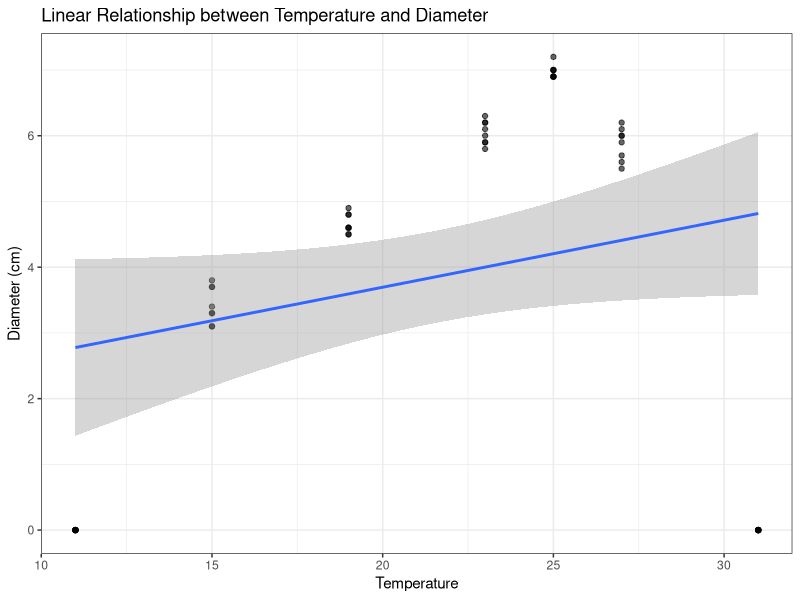
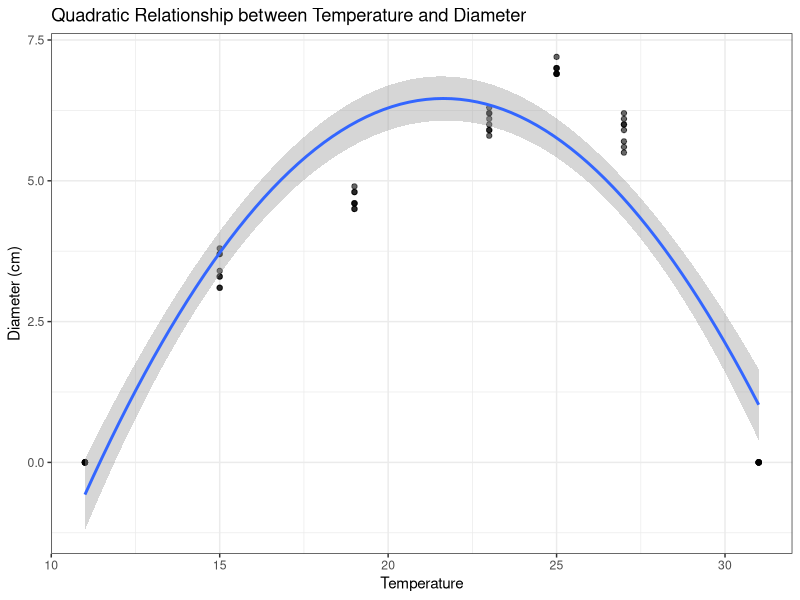
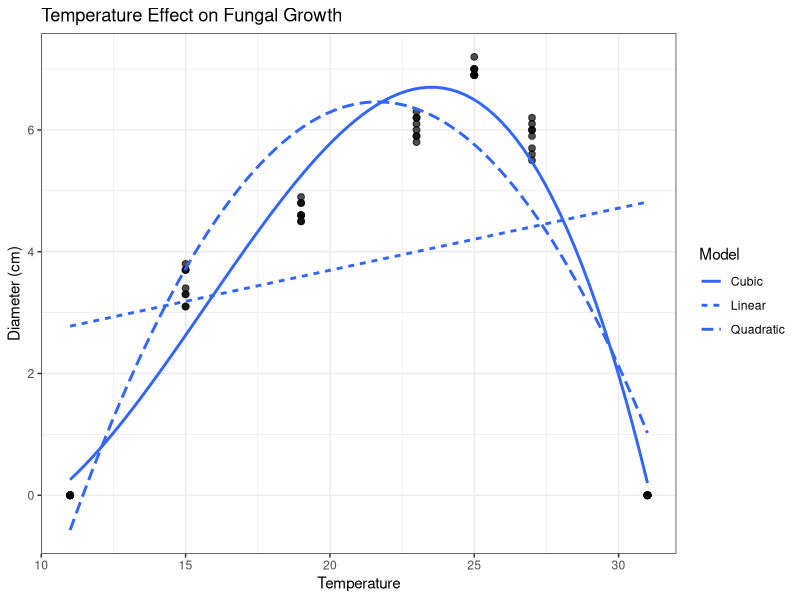
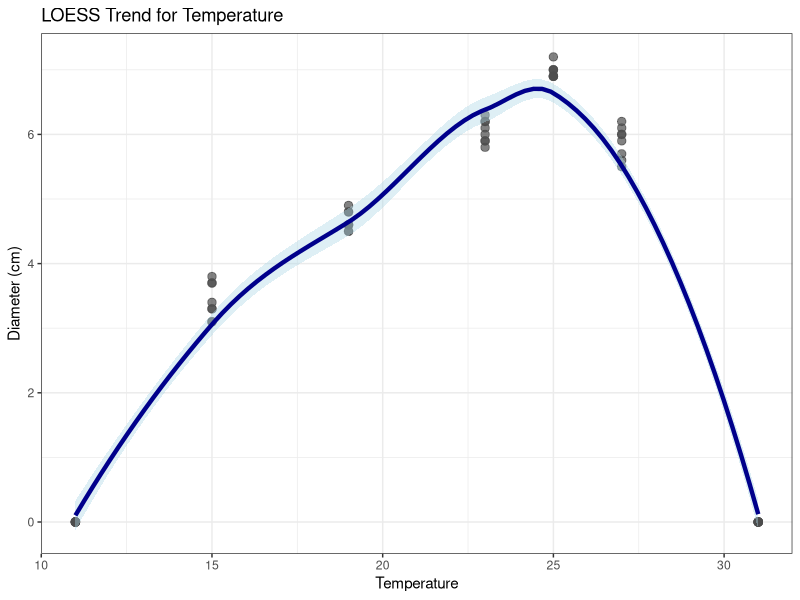
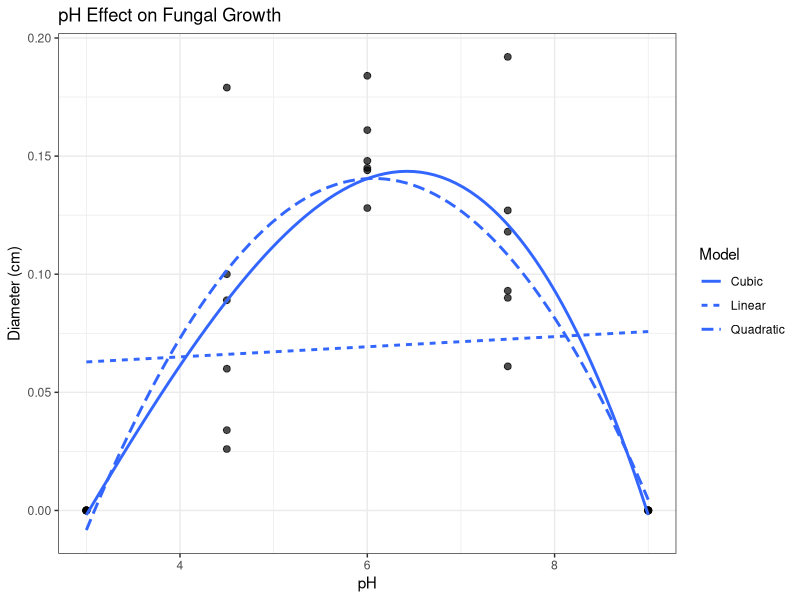
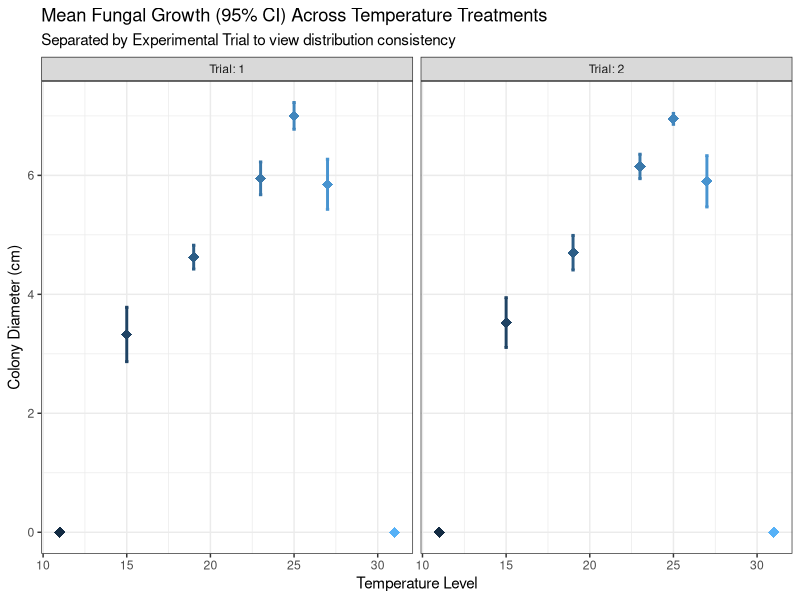
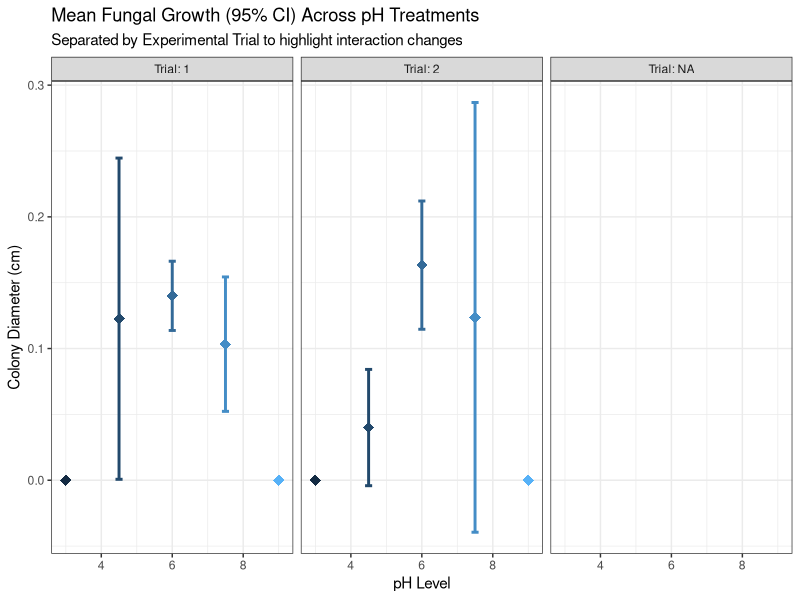
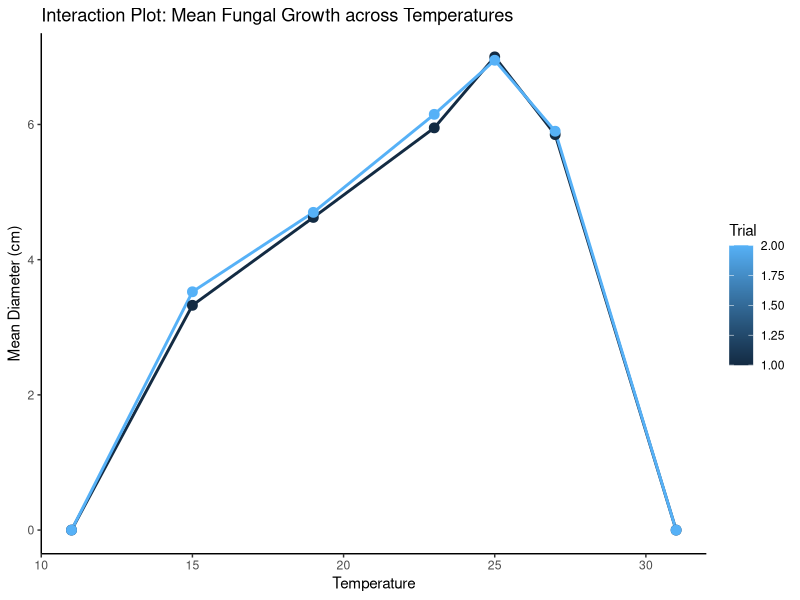

These figures' R source, in order:
## ---- chunk 1
# install.packages("readxl")
# install.packages("ggplot2")
# install.packages("dplyr")
# install.packages("car")
library(readxl)
library(ggplot2)
library(dplyr)
library(car)
## ---- chunk 2
# Set working directory if needed
# setwd("your/path/here")

# Read Excel file
temp <- read.csv("temp.csv")
ph <- read.csv("ph.csv")
temp_data <- temp[0:4]
ph_data <- ph[0:4]

# Ensure 'trial' and the treatment variables are factors for ANOVA
temp_data$Trial <- as.numeric(temp_data$Trial)
temp_data$Temp  <- as.numeric(temp_data$Temp)

ph_data$Trial <- as.numeric(ph_data$Trial)
ph_data$pH    <- as.numeric(ph_data$pH)

names(temp_data)[names(temp_data) == "Diameter..cm."] <- "Diameter"
names(ph_data)[names(ph_data) == "Diameter..cm."] <- "Diameter"

head(temp_data)
head(ph_data)
## ---- chunk 3
ggplot(temp_data, aes(x = Temp, y = Diameter)) +
  geom_point(alpha = 0.6) +
  geom_smooth(method = "lm", formula = y ~ x, se = TRUE) +
  labs(
    title = "Linear Relationship between Temperature and Diameter",
    x = "Temperature",
    y = "Diameter (cm)"
  ) +
  theme_bw()

ggplot(temp_data, aes(x = Temp, y = Diameter)) +
  geom_point(alpha = 0.6) +
  geom_smooth(
    method = "lm",
    formula = y ~ poly(x, 2),
    se = TRUE
  ) +
  labs(
    title = "Quadratic Relationship between Temperature and Diameter",
    x = "Temperature",
    y = "Diameter (cm)"
  ) +
  theme_bw()

library(ggplot2)

ggplot(temp_data, aes(x = Temp, y = Diameter)) +

  geom_point(size = 2, alpha = 0.7) +

  # Linear
  geom_smooth(
    method = "lm",
    formula = y ~ x,
    aes(linetype = "Linear"),
    se = FALSE
  ) +

  # Quadratic
  geom_smooth(
    method = "lm",
    formula = y ~ poly(x, 2),
    aes(linetype = "Quadratic"),
    se = FALSE
  ) +

  # Cubic
  geom_smooth(
    method = "lm",
    formula = y ~ poly(x, 3),
    aes(linetype = "Cubic"),
    se = FALSE
  ) +

  labs(
    title = "Temperature Effect on Fungal Growth",
    x = "Temperature",
    y = "Diameter (cm)",
    linetype = "Model"
  ) +

  theme_bw()
## ---- chunk 4
ggplot(temp_data, aes(x = Temp, y = Diameter)) +
  geom_point(color = "grey30", size = 2.5, alpha = 0.7) +
  geom_smooth(
    method = "loess",
    color = "darkblue",
    fill = "lightblue",
    linewidth = 1.5
  ) +
  labs(
    title = "LOESS Trend for Temperature",
    x = "Temperature",
    y = "Diameter (cm)"
  ) +
  theme_bw()
## ---- chunk 5

ggplot(ph_data, aes(x = pH, y = Diameter)) +

  geom_point(size = 2, alpha = 0.7) +

  geom_smooth(
    method = "lm",
    formula = y ~ x,
    aes(linetype = "Linear"),
    se = FALSE
  ) +

  geom_smooth(
    method = "lm",
    formula = y ~ poly(x, 2),
    aes(linetype = "Quadratic"),
    se = FALSE
  ) +

  geom_smooth(
    method = "lm",
    formula = y ~ poly(x, 3),
    aes(linetype = "Cubic"),
    se = FALSE
  ) +

  labs(
    title = "pH Effect on Fungal Growth",
    x = "pH",
    y = "Diameter (cm)",
    linetype = "Model"
  ) +

  theme_bw()
## ---- chunk 6
# For Temperature Data: Clear Mean + 95% CI Plot broken down by Trial panels
ggplot(temp_data, aes(x = Temp, y = Diameter, color = Temp)) +
  stat_summary(fun.data = mean_cl_normal, geom = "errorbar", width = 0.2, size = 1) +
  stat_summary(fun = mean, geom = "point", size = 3.5, shape = 18) +
  facet_grid(. ~ Trial, labeller = label_both) +
  labs(
    title = "Mean Fungal Growth (95% CI) Across Temperature Treatments",
    subtitle = "Separated by Experimental Trial to view distribution consistency",
    x = "Temperature Level",
    y = "Colony Diameter (cm)"
  ) +
  theme_bw() +
  theme(legend.position = "none") # Legend hidden because x-axis already displays temperature labels

# For pH Data: Clear Mean + 95% CI Plot broken down by Trial panels
ggplot(ph_data, aes(x = pH, y = Diameter, color = pH)) +
  stat_summary(fun.data = mean_cl_normal, geom = "errorbar", width = 0.2, size = 1) +
  stat_summary(fun = mean, geom = "point", size = 3.5, shape = 18) +
  facet_grid(. ~ Trial, labeller = label_both) +
  labs(
    title = "Mean Fungal Growth (95% CI) Across pH Treatments",
    subtitle = "Separated by Experimental Trial to highlight interaction changes",
    x = "pH Level",
    y = "Colony Diameter (cm)"
  ) +
  theme_bw() +
  theme(legend.position = "none")
## ---- chunk 7
# Temperature Interaction Plot
ggplot(temp_data, aes(x = as.numeric(as.character(Temp)), y = Diameter, color = Trial, group = Trial)) +
  stat_summary(fun = mean, geom = "line", size = 1) +
  stat_summary(fun = mean, geom = "point", size = 3) +
  labs(title = "Interaction Plot: Mean Fungal Growth across Temperatures",
       x = "Temperature",
       y = "Mean Diameter (cm)") +
  theme_classic()

# pH Interaction Plot
ggplot(ph_data, aes(x = as.numeric(as.character(pH)), y = Diameter, color = Trial, group = Trial)) +
  stat_summary(fun = mean, geom = "line", size = 1) +
  stat_summary(fun = mean, geom = "point", size = 3) +
  labs(title = "Interaction Plot: Mean Fungal Growth across pH Levels",
       x = "pH Level",
       y = "Mean Diameter (cm)") +
  theme_classic()
## ---- chunk 8
library(dplyr)

# Filter for rows where Diameter is NOT equal to 0
temp_data <- temp_data %>% filter(Diameter != 0)
ph_data   <- ph_data   %>% filter(Diameter != 0)
## ---- chunk 9
# 2. Fit basic quadratic model (No Trial factor included)
temp_model <- lm(Diameter ~ (Temp + I(Temp^2) + I(Temp^3)) * Trial, data = temp_data)

# 3. Print evaluation outputs
cat("\n--- Temperature Model Summary ---\n")
print(summary(temp_model))

cat("\n--- ANOVA Table for Temperature Regression ---\n")
print(anova(temp_model))

temp_model_final <- lm(Diameter ~ (Temp + I(Temp^2) + I(Temp^3)), data = temp_data)


# 4. Check assumptions
plot(temp_model_final, which = 1, main = "Residuals vs Fitted: Temperature Model")
plot(temp_model_final, which = 2, main = "Normal Q-Q: Temperature Model")

## ---- chunk 10
cat("\n--- Temperature Model Summary ---\n")
print(summary(temp_model_final))

cat("\n--- ANOVA Table for Temperature Regression ---\n")
print(anova(temp_model_final))
## ---- chunk 11
# 1. Scale-Location Plot (Homoscedasticity)
# Look for a flat horizontal red line with random point spread
plot(temp_model_final, which = 3, main = "Scale-Location: Temperature Model")

# 2. Cook's Distance (Influential Points)
# Points 11, 13, and 37 appeared in your other plots; 
# check if they exceed the dotted red threshold here.
plot(temp_model_final, which = 4, main = "Cook's Distance: Temperature Model")

# 3. Durbin-Watson Test (Independence)
# Requires the 'car' package
# A result around 2.0 suggests independence.
if(!require(car)) install.packages("car")
library(car)
durbinWatsonTest(temp_model_final)

# 4. Shapiro-Wilk Test (Formal Normality Check)
# A p-value > 0.05 means your residuals are normally distributed.
shapiro.test(residuals(temp_model_final))
## ---- chunk 12

# 2. Fit specific model: Linear interaction with Trial + Global Quadratic term
ph_model <- lm(Diameter ~ (pH + I(pH^2) + I(pH^3)) * Trial, data = ph_data)

# 3. Print evaluation outputs
cat("\n--- pH Model Summary ---\n")
print(summary(ph_model))

cat("\n--- ANOVA Table for pH Regression ---\n")
print(anova(ph_model))

# 4. Check assumptions
plot(ph_model, which = 1, main = "Residuals vs Fitted: pH Model")
plot(ph_model, which = 2, main = "Normal Q-Q: pH Model")
